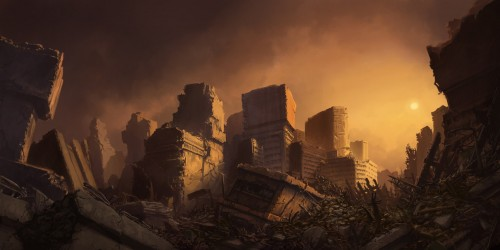
#> input picture Python/OpenCV-Tutorials/input1.jpg, 500 x 250 px, found by its file name
$ python '6.Bitwise operation.py'
#> lines starting #> are read from the running program, lines starting #| are printed output that depends on the picture
# # Python program to illustrate
# # arithmetic operation of
# # bitwise AND of two images
# Syntax: cv2.bitwise_and(source1, source2, destination, mask)
# Parameters:
# source1: First Input Image array(Single-channel, 8-bit or floating-point)
# source2: Second Input Image array(Single-channel, 8-bit or floating-point)
# dest: Output array (Similar to the dimensions and type of Input image array)
# mask: Operation mask, Input / output 8-bit single-channel mask

# # organizing imports
import cv2
import numpy as np

# path to input images are specified and
# images are loaded with imread command
img1 = cv2.imread(r'H:\MyGitCodes\Python\OpenCV-Tutorials\input1.jpg')
#> img1 is the input picture: shape (250, 500, 3); mean B, G, R 34.8, 52.4, 81
img2 = cv2.imread(r'H:\MyGitCodes\Python\OpenCV-Tutorials\input2.jpg')
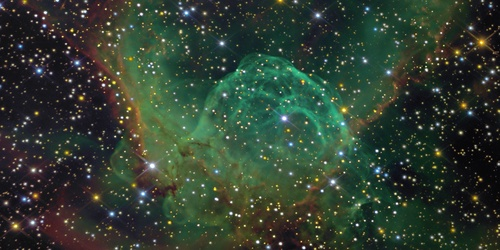
#> input picture Python/OpenCV-Tutorials/input2.jpg, 500 x 250 px, found by its file name
#> img2 is the input picture: shape (250, 500, 3); mean B, G, R 49.4, 62.5, 48.9

# cv2.bitwise_and is applied over the
# image inputs with applied parameters
dest_and = cv2.bitwise_and(img2, img1, mask = None)
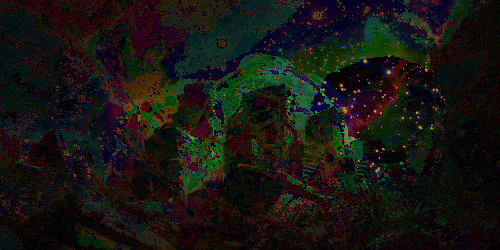
#> dest_and: shape (250, 500, 3); mean B, G, R 17, 21.6, 22.2

# the window showing output image
# with the Bitwise AND operation
# on the input images
cv2.imshow('Bitwise And', dest_and)

# De-allocate any associated memory usage
if cv2.waitKey(0) & 0xff == 27:
#> (key Esc is pressed here)
	cv2.destroyAllWindows()

#________________________________________________
# # Python program to illustrate
# # arithmetic operation of
# # bitwise OR of two images
# Syntax: cv2.bitwise_or(source1, source2, destination, mask)
# Parameters:
# source1: First Input Image array(Single-channel, 8-bit or floating-point)
# source2: Second Input Image array(Single-channel, 8-bit or floating-point)
# dest: Output array (Similar to the dimensions and type of Input image array)
# mask: Operation mask, Input / output 8-bit single-channel mask

# # organizing imports
# import cv2
# import numpy as np

# # path to input images are specified and
# # images are loaded with imread command
# img1 = cv2.imread(r'H:\MyGitCodes\Python\OpenCV-Tutorials\input1.jpg')
# img2 = cv2.imread(r'H:\MyGitCodes\Python\OpenCV-Tutorials\input2.jpg')

# # cv2.bitwise_or is applied over the
# # image inputs with applied parameters
# dest_or = cv2.bitwise_or(img2, img1, mask = None)

# # the window showing output image
# # with the Bitwise OR operation
# # on the input images
# cv2.imshow('Bitwise OR', dest_or)

# # De-allocate any associated memory usage
# if cv2.waitKey(0) & 0xff == 27:
# 	cv2.destroyAllWindows()

#________________________________________________
# Python program to illustrate
# arithmetic operation of
# bitwise XOR of two images
# Syntax: cv2.bitwise_xor(source1, source2, destination, mask)
# Parameters:
# source1: First Input Image array(Single-channel, 8-bit or floating-point)
# source2: Second Input Image array(Single-channel, 8-bit or floating-point)
# dest: Output array (Similar to the dimensions and type of Input image array)
# mask: Operation mask, Input / output 8-bit single-channel mask

# organizing imports
import cv2
import numpy as np

# path to input images are specified and
# images are loaded with imread command
img1 = cv2.imread(r'H:\MyGitCodes\Python\OpenCV-Tutorials\input1.jpg')
img2 = cv2.imread(r'H:\MyGitCodes\Python\OpenCV-Tutorials\input2.jpg')

# cv2.bitwise_xor is applied over the
# image inputs with applied parameters
dest_xor = cv2.bitwise_xor(img1, img2, mask = None)
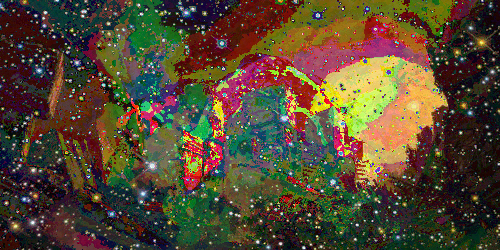
#> dest_xor: shape (250, 500, 3); mean B, G, R 50.3, 71.7, 85.4

# the window showing output image
# with the Bitwise XOR operation
# on the input images
cv2.imshow('Bitwise XOR', dest_xor)

# De-allocate any associated memory usage
if cv2.waitKey(0) & 0xff == 27:
#> (key Esc is pressed here)
	cv2.destroyAllWindows()

#_________________________________________________

# Python program to illustrate
# arithmetic operation of
# bitwise NOT on input image
# Syntax: cv2.bitwise_not(source, destination, mask)
# Parameters:
# source: Input Image array(Single-channel, 8-bit or floating-point)
# dest: Output array (Similar to the dimensions and type of Input image array)
# mask: Operation mask, Input / output 8-bit single-channel mask

# organizing imports
import cv2
import numpy as np

# path to input images are specified and
# images are loaded with imread command
img1 = cv2.imread(r'H:\MyGitCodes\Python\OpenCV-Tutorials\input1.jpg')
img2 = cv2.imread(r'H:\MyGitCodes\Python\OpenCV-Tutorials\input2.jpg')

# cv2.bitwise_not is applied over the
# image input with applied parameters
dest_not1 = cv2.bitwise_not(img1, mask = None)
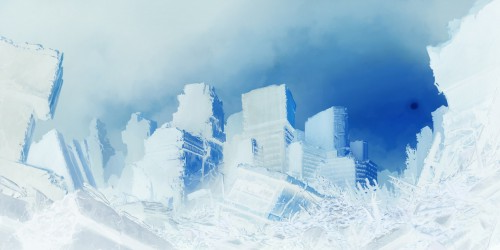
#> dest_not1: shape (250, 500, 3); mean B, G, R 220.2, 202.6, 174
dest_not2 = cv2.bitwise_not(img2, mask = None)
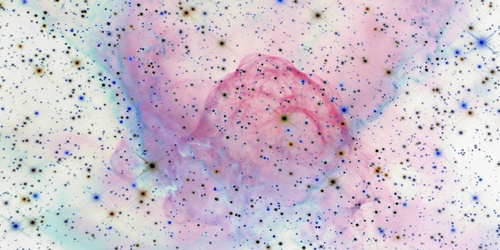
#> dest_not2: shape (250, 500, 3); mean B, G, R 205.6, 192.5, 206.1

# the windows showing output image
# with the Bitwise NOT operation
# on the 1st and 2nd input image
cv2.imshow('Bitwise NOT on image 1', dest_not1)
cv2.imshow('Bitwise NOT on image 2', dest_not2)

# De-allocate any associated memory usage
if cv2.waitKey(0) & 0xff == 27:
#> (key Esc is pressed here)
	cv2.destroyAllWindows()
